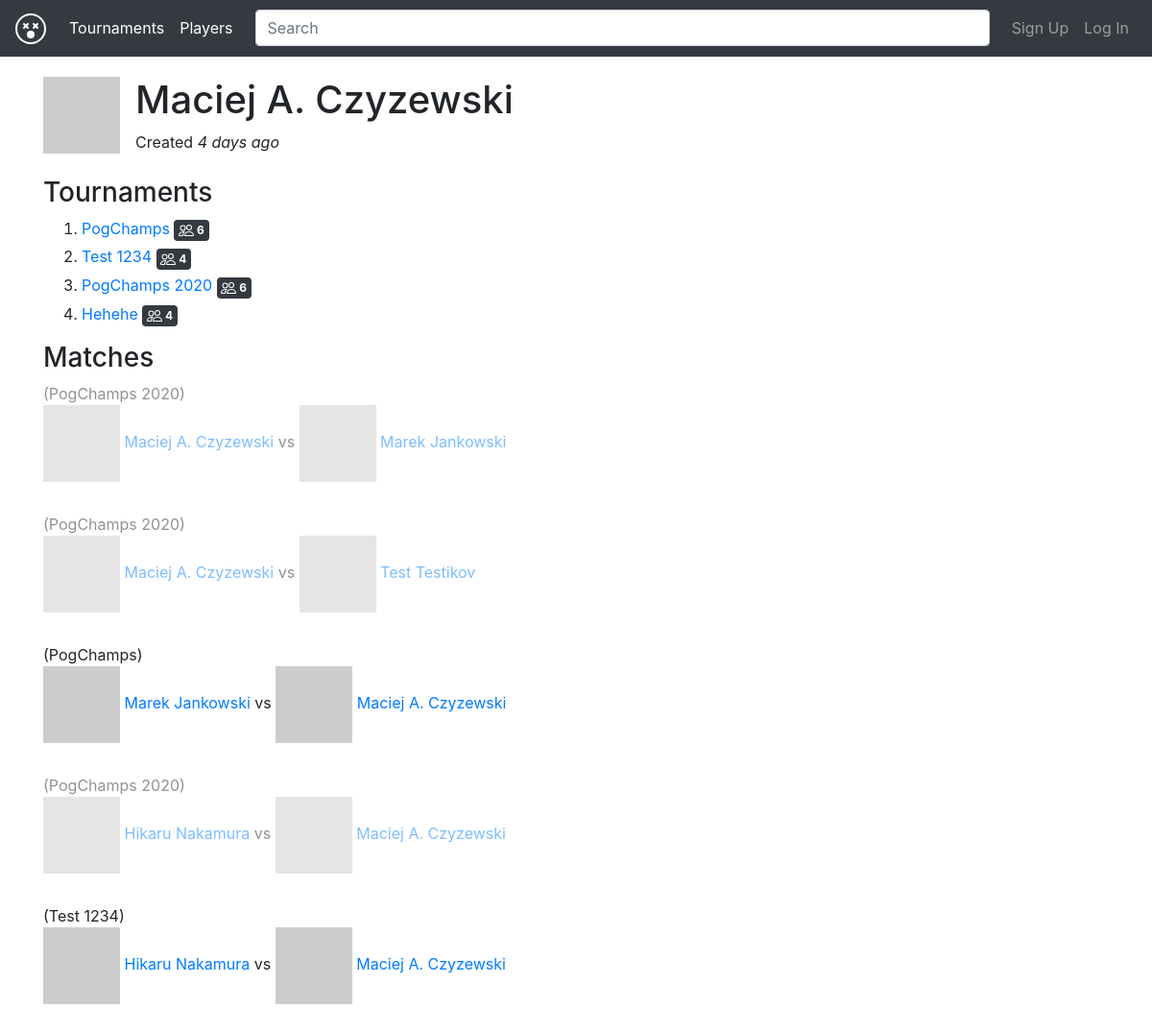
The app's page /profile/1 with its own data.
### app/models.py (models this page shows, shortened)
class User(db.Model):
    __tablename__ = "user"
    id = db.Column(db.Integer, primary_key=True)
    email = db.Column(db.String(120), unique=True, nullable=False)
    password_hash = db.Column(db.String(128), nullable=False)
    name = db.Column(db.String(120), nullable=False)
    verified = db.Column(db.Boolean, default=False)
    recovery = db.Column(db.String(120))
    date_created = db.Column(db.DateTime, default=datetime.datetime.utcnow)
    tiers = db.relationship('Tier', backref=db.backref('user', lazy=True))
    matches = db.relationship("Match",
                              secondary=association_table,
                              backref="users")
    tournaments = db.relationship('Tournament',
                            backref=db.backref('owner', lazy=True))
    def get_avatar(self, size=40):
        gravatar_url = "https://www.gravatar.com/avatar/" + hashlib.md5(
            self.email.lower().encode('utf-8')).hexdigest() + "?"
        gravatar_url += urllib.parse.urlencode({'s': str(size)})
        return gravatar_url
    def get_member(self):
        return arrow.get(self.date_created).humanize()
    @staticmethod
    def verify_auth_token(token):
        s = Serializer(SECRET_KEY)
        try:
            data = s.loads(token)
        except SignatureExpired:
            return None  # valid token, but expired
        except BadSignature:
            return None  # invalid token
        user = (User.query.filter(User.id == data["user_id"]).first())
        return user

class Tier(db.Model):
    __tablename__ = "tier"
    id = db.Column(db.Integer, primary_key=True)
    user_id = db.Column(db.Integer, db.ForeignKey('user.id'))
    tournament_id = db.Column(db.Integer, db.ForeignKey('tournament.id'))
    date_created = db.Column(db.DateTime, default=datetime.datetime.utcnow)
    license = db.Column(db.String(120), nullable=False)
    rating = db.Column(db.Integer, nullable=False)
    def get_tournament(self):
        return Tournament.query.filter(Tournament.id == self.tournament_id).first()

class Tournament(db.Model):
    __tablename__ = "tournament"
    id = db.Column(db.Integer, primary_key=True)
    owner_id = db.Column(db.Integer, db.ForeignKey('user.id'))
    title = db.Column(db.String(120), unique=True, nullable=False)
    date_start = db.Column(db.DateTime, nullable=False)
    date_deadline = db.Column(db.DateTime, nullable=False)
    date_created = db.Column(db.DateTime, default=datetime.datetime.utcnow)
    location = db.Column(db.String(120))
    max_users = db.Column(db.Integer, nullable=False)
    readme = db.Column(db.Text)
    ladder = db.Column(db.Text)  # ID match-y jako drzewo [0 [1]]
    tiers = db.relationship('Tier',
                            backref=db.backref('tournament', lazy=True),
                            order_by='Tier.date_created', lazy='dynamic')
    matches = db.relationship('Match',
                              backref=db.backref('tournament', lazy=True))

class Match(db.Model):
    __tablename__ = "match"
    id = db.Column(db.Integer, primary_key=True)
    match_id = db.Column(db.Integer, nullable=False)
    next_match_id = db.Column(db.Integer)
    flag = db.Column(db.Integer, nullable=False)
    tournament_id = db.Column(db.Integer, db.ForeignKey('tournament.id'))
    user_id_1 = db.Column(db.Integer, db.ForeignKey('user.id'))
    user_id_2 = db.Column(db.Integer, db.ForeignKey('user.id'))
    results = db.Column(db.Text)
    results_by_user_id_1 = db.Column(db.Text)
    results_by_user_id_2 = db.Column(db.Text)
    def get_user_1(self):
        if self.user_id_1:
            return User.query.filter(User.id == self.user_id_1).first()
        else:
            return None
    def get_user_2(self):
        if self.user_id_2:
            return User.query.filter(User.id == self.user_id_2).first()
        else:
            return None
    def get_tournament(self):
        return Tournament.query.filter(Tournament.id == self.tournament_id).first()

### app/routes_user.py (the view)
@bp.route('/profile/<idx>')
def profile(idx):
    from app.models import User
    user = (User.query.filter(User.id == idx).first())
    from app.models import Match
    matches = (Match.query.filter(Match.user_id_1 == idx).all()) + (Match.query.filter(Match.user_id_2 == idx).all())
    tiers = user.tiers
    return render_template('profile.html', user=user, matches=matches,
            tiers=tiers)

### app/action/user.py (called while the page is built)
def user_instance_from_token(s, auth_token):
    user = User.verify_auth_token(auth_token)
    if user is None:
        raise ErrAuthNotExists()
    if user.verified is False:
        raise ErrNotVerified()
    return user

### app/log.py (called while the page is built)
def xprint(*args, **kwargs):
    _print("\033[94m" + " ".join(map(str, args)) + "\033[0m", **kwargs)

### app/routes_user.py (called while the page is built)
@bp.context_processor
def utility_processor():
    def current_user():
        try:
            print("[AUTH]")
            auth_token = request.cookies.get('auth_token')
            return app.action.user.user_instance_from_token(app_cls, auth_token)
        except:
            return None
    return dict(current_user=current_user)

### app/templates/profile.html (shortened to what this page needs)
{% extends "layout.html" %}
{% block content %}
<div class="media">
  <img src="{{ user.get_avatar(size=120) }}" class="mr-3" />
  <div class="media-body">
    <h1 class="mt-0">{{ user.name }}</h1>
    <span>Created <i>{{ user.get_member() }}</i></span>
   </div>
</div>
<br>
<h3>Tournaments</h3>
<ol>
{% for tier in tiers %}
<li>
    <div class="mb-1">
        <a href="/tournament_display/{{ tier.get_tournament().id }}">{{ tier.get_tournament().title }}</a>
        <span class="badge badge-dark badge-secondary">
            <img class="bi glyphicon" src="/assets/people.svg">
            <span class="bi-inline">{{ tier.get_tournament().max_users }}</span>
        </span>
    </div>
</li>
{% else %}
none tournaments to play!
{% endfor %}
</ol>
<h3>Matches</h3>
{% for match in matches %}
{% if match.get_user_1() is not none and match.get_user_2() is not none and
match.tournament_id is not none  %}
{% if match.results is not none %}
<div class="mb-2" style="opacity:0.5">
{% else %}
<div class="mb-2">
{% endif %}
<div>
({{ match.get_tournament().title }})
</div>
<img src="{{ match.get_user_1().get_avatar() }}" />
<a href="/profile/{{ match.get_user_1().id }}">{{ match.get_user_1().name }}</a>
vs
<img src="{{ match.get_user_2().get_avatar() }}" />
<a href="/profile/{{ match.get_user_2().id }}">{{ match.get_user_2().name }}</a>
</div>
<br>
{% endif %}
{% else %}
none matches to play!
{% endfor %}
{% endblock %}

### app/templates/layout.html (shortened to what this page needs)
<!DOCTYPE html>
<html>
<head>
    <link rel="stylesheet" href="https://stackpath.bootstrapcdn.com/bootstrap/4.5.0/css/bootstrap.min.css">
    <link rel="stylesheet" href="https://cdn.jsdelivr.net/npm/flatpickr/dist/flatpickr.min.css">
    <link rel="stylesheet" href="/core/jquery.bracket.min.css">
    <link rel="stylesheet" href="https://unpkg.com/leaflet@1.6.0/dist/leaflet.css"
/>
</head>
<body>
    <nav class="navbar navbar-expand-md navbar-dark bg-dark fixed-top">
        <a class="navbar-brand" href="#">
            <img class="bi" src="/assets/emoji-dizzy.svg" alt="" width="32" height="32" title="Bootstrap">
        </a>
        <div class="collapse navbar-collapse" id="navbarsExampleDefault">
            <ul class="navbar-nav mr-auto">
                <li class="nav-item active">
                    <a class="nav-link" href="/">Tournaments</a>
                </li>
                <li class="nav-item active">
                    <a class="nav-link" href="/players">Players</a>
                </li>
            </ul>
            <form class="my-2 my-lg-0 col" action="/search">
                <input class="form-control mr-sm-2" type="text" name="query" placeholder="Search" aria-label="Search">
            </form>
            <ul class="navbar-nav ml-auto">
                {% if current_user() %}
                <li class="nav-item dropdown">
                    <a class="nav-link dropdown-toggle" href="#" id="dropdown02" data-toggle="dropdown" aria-haspopup="true" aria-expanded="false"><img class="bi" src="/assets/flag-fill.svg" alt="" width="32" height="32" title="Bootstrap"></a>
                    <div class="dropdown-menu dropdown-menu-right" aria-labelledby="dropdown02">
                        <a class="dropdown-item" href="/new_result">New result</a>
                        <a class="dropdown-item" href="/new_tournament">New tournament</a>
                    </div>
                </li>
                <li class="nav-item dropdown">
                    <a class="nav-link dropdown-toggle" href="#" id="dropdown01" data-toggle="dropdown" aria-haspopup="true" aria-expanded="false"><img src="{{
                                               current_user().get_avatar(size=32) }}" /></a>
                    <div class="dropdown-menu dropdown-menu-right" aria-labelledby="dropdown01">
                        <h6 class="dropdown-header">
                            Signed in as
                        </h6>
                        <span class="dropdown-item disabled"><b>{{ current_user().name
                                }}</b></span>
                        <hr>
                        <a class="dropdown-item" href="/profile/{{
                            current_user().id }}">Your profile</a>
                        <a class="dropdown-item" href="/logout">Logout</a>
                    </div>
                </li>
                {% else %}
                <li class="nav-item">
                    <a class="nav-link" href="/signup">Sign Up</a>
                </li>
                <li class="nav-item">
                    <a class="nav-link" href="/login">Log In</a>
                </li>
                {% endif %}
            </ul>
        </div>
    </nav>
    <main role="main" class="container">
        {% block content %}{% endblock %}
    </main>
</body>
</html>

### app/templates/layout.html (style rules this page uses)
body { padding-top: 5rem; }
img.bi { filter: invert(1); }
.bi-inline { display: inline-block; vertical-align: middle; }

### records on screen
User: name "Maciej A. Czyzewski", get_member "4 days ago"
Tier: get_tournament "PogChamps", get_tournament "6"
Tier: get_tournament "Test 1234", get_tournament "4"
Tier: get_tournament "PogChamps 2020", get_tournament "6"
Tier: get_tournament "Hehehe", get_tournament "4"
Match: get_tournament "PogChamps 2020", get_user_1 "Maciej A. Czyzewski", get_user_2 "Marek Jankowski"
Match: get_tournament "PogChamps 2020", get_user_1 "Maciej A. Czyzewski", get_user_2 "Test Testikov"
Match: get_tournament "PogChamps", get_user_1 "Marek Jankowski", get_user_2 "Maciej A. Czyzewski"
Match: get_tournament "PogChamps 2020", get_user_1 "Hikaru Nakamura", get_user_2 "Maciej A. Czyzewski"
Match: get_tournament "Test 1234", get_user_1 "Hikaru Nakamura", get_user_2 "Maciej A. Czyzewski"
